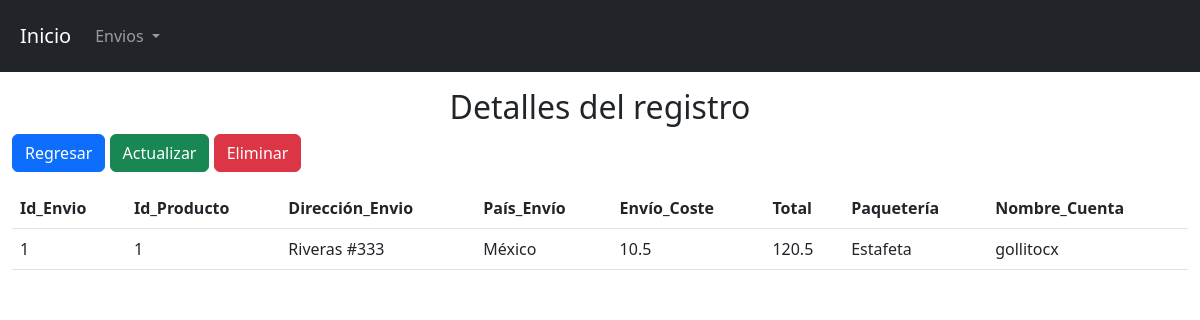
Page /view/username/show.php?id=1 on the committed database.
### tables this page shows
CREATE TABLE `envio` (
  `id_envio` int(10) NOT NULL,
  `id_producto` int(10) NOT NULL,
  `direccion_envio` varchar(100) NOT NULL,
  `pais_envio` varchar(50) NOT NULL,
  `envio_coste` float(100,2) NOT NULL,
  `total` float(10,2) NOT NULL,
  `paqueteria` varchar(50) NOT NULL,
  `nombre_cuenta` varchar(50) NOT NULL
);

### config/db.php (called while the page is built)
<?php
    class db{
        private $host= "localhost";
        private $dbname="F1MERCH";
        private $user="root";
        private $password="";
        public function conexion(){
            try{
                $PDO = new PDO("mysql:host=".$this->host.";dbname=".$this->dbname,$this->user,$this->password);
                return $PDO;
            }catch(PDOException $e){
                return $e->getMessage();
            }
        }
    }
?>

### controller/usernameController.php (called while the page is built, shortened)
<?php
    class envioControlador{
        private $model;
        public function __construct()
        {
            require_once("C:/xampp/htdocs/proyecto/model/usernameModel.php");
            $this->model = new envioModelo();
        }
        public function show($id){
            return ($this->model->show($id) != false) ? $this->model->show($id) : header("Location:index.php");
        }
    }
?>

### model/usernameModel.php (called while the page is built, shortened)
<?php
    class envioModelo{
        private $PDO;
        public function __construct()
        {
            require_once("C:/xampp/htdocs/proyecto/config/db.php");
            $con = new db();
            $this->PDO = $con->conexion();
        }
        public function show($id){
            $stament = $this->PDO->prepare("SELECT * FROM envio where id_envio = :id_envio limit 1");
            $stament->bindParam(":id_envio",$id);
            return ($stament->execute()) ? $stament->fetch() : false ;
        }
    }
?>

### view/username/show.php (the view, shortened to what this page needs)
<?php
    require_once("C:/xampp/htdocs/proyecto/view/head/head.php");
    require_once("C:/xampp/htdocs/proyecto/controller/usernameController.php");
    $envio = new envioControlador();
    $date = $envio->show($_GET['id']);
?>
<h2 class="text-center">Detalles del registro</h2>
<div class="pb-3">
    <a href="index.php" class="btn btn-primary">Regresar</a>
    <a href="edit.php?id=<?= $date[0]?>" class="btn btn-success">Actualizar</a>
    <a class="btn btn-danger" data-bs-toggle="modal" data-bs-target="#exampleModal">Eliminar</a>
</div>
<table class="table container-fluid">
    <thead>
        <tr>
            <th scope="col">Id_Envio</th>
            <th scope="col">Id_Producto</th>
            <th scope="col">Dirección_Envio</th>
            <th scope="col">País_Envío</th>
            <th scope="col">Envío_Coste</th>
            <th scope="col">Total</th>
            <th scope="col">Paquetería</th>
            <th scope="col">Nombre_Cuenta</th>
        </tr>
    </thead>
    <tbody>
        <tr>
            <td scope="col"><?= $date["id_envio"]?></td>
            <td scope="col"><?= $date["id_producto"]?></td>
            <td scope="col"><?= $date["direccion_envio"]?></td>
            <td scope="col"><?= $date["pais_envio"]?></td>
            <td scope="col"><?= $date["envio_coste"]?></td>
            <td scope="col"><?= $date["total"]?></td>
            <td scope="col"><?= $date["paqueteria"]?></td>
            <td scope="col"><?= $date["nombre_cuenta"]?></td>
        </tr>
    </tbody>
</table>
<?php
    require_once("C:/xampp/htdocs/proyecto/view/head/footer.php");
?>

### rows in the picture
envio: id_envio "1", id_producto "1", direccion_envio "Riveras #333", pais_envio "México", envio_coste "10.5", total "120.5", paqueteria "Estafeta", nombre_cuenta "gollitocx"
